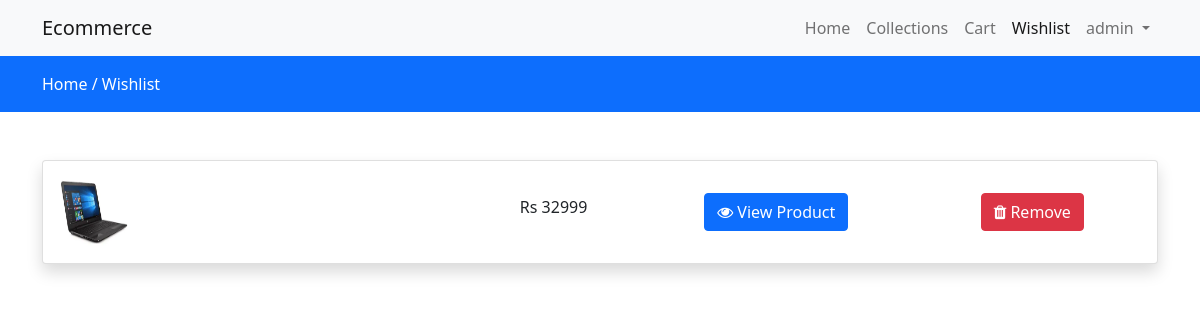
The app's page /wishlist (signed in) with its own data.
### store/models.py (models this page shows, shortened)
class Wishlist(models.Model):
    user = models.ForeignKey(User, on_delete=models.CASCADE)
    product = models.ForeignKey(Products, on_delete=models.CASCADE)
    created_at = models.DateTimeField(auto_now_add=True)

class Products(models.Model):
    category=models.ForeignKey(Category,on_delete=models.CASCADE)
    product_name=models.CharField(max_length=200,null=False,blank=False)
    slug=models.CharField(max_length=150,null=False,blank=False)
    product_image=models.ImageField(upload_to=get_file_path,null=True,blank=True)
    small_description=models.TextField(max_length=500,null=False,blank=False)
    quantity=models.IntegerField(null=False,blank=False)
    status=models.BooleanField(default=False,help_text="0=default,1=Hidden")
    original_price=models.FloatField(null=False,blank=False)
    selling_price=models.FloatField(null=False,blank=False)
    trending=models.BooleanField(default=False,help_text="0=default,1=Trending")
    tag=models.CharField(max_length=150,null=False,blank=False)
    meta_title=models.CharField(max_length=200,null=False,blank=False)
    meta_keyword=models.CharField(max_length=200,null=False,blank=False)
    meta_description=models.TextField(max_length=500,null=False,blank=False)
    created_at=models.DateTimeField(auto_now_add=True)

### store/controller/wishlist.py (the view)
# urls.py: path('wishlist', wishlist.index, name="wishlist"),
@login_required(login_url="loginpage")
def index(request):
    wishlist = Wishlist.objects.filter(user=request.user)
    context = {'wishlist':wishlist}
    return render(request, 'store/wishlist.html', context)

### store/templates/store/wishlist.html (shortened to what this page needs)
{% extends 'store/layout/main.html' %}
{% block content %}
<div class="py-3 bg-primary">
    <div class="container">
        <a class="text-white" href="{% url 'home' %}">Home /</a>
        <a class="text-white" href="{% url 'wishlist' %}">Wishlist</a>
    </div>
</div>
<div class="py-5">
    <div class="container">
        <div class="row">
            <div class="col-md-12">
                <div class="card shadow">
                    <div class="card-body wishdata">
                       {% if wishlist %}
                        {% for item in wishlist %}
                        <div class="row product_data">
                            <div class="col-md-2 my-auto">
                                <img src="{{ item.product.product_image.url }}" height="70px" width="70px" alt="Image here">
                            </div>
                            <div class="col-md-3 my-auto">
                            </div>
                            <div class="col-md-2 my-auto">
                                <h6>Rs {{ item.product.selling_price | stringformat:'d' }}</h6>
                            </div>
                            <div class="col-md-3 my-auto">
                                <a href="{% url 'productsview' item.product.category.slug item.product.slug %}" class="btn btn-primary">
                                    <i class="fa fa-eye"></i> View Product
                                </a>
                            </div>
                            <div class="col-md-2 my-auto">
                                <button class="btn btn-danger delete-wishlist-item"> <i class="fa fa-trash"></i> Remove</button>
                            </div>
                        </div>
                        {% endfor %}
                       {% else %}
                        <h4>Your wishlist is empty</h4>
                       {% endif %}
                    </div>
                </div>
            </div>
        </div>
    </div>
</div>
{% endblock content %}

### store/templates/store/inc/navbar.html (shortened to what this page needs)
<nav class="navbar navbar-expand-lg navbar-light bg-light">
  <div class="container">
    <a class="navbar-brand" href="#">Ecommerce</a>
    <div class="collapse navbar-collapse" id="navbarNav">
      <ul class="navbar-nav ms-auto">
        <li class="nav-item">
          <a class="nav-link {% if request.resolver_match.url_name == 'home' %} active {% endif %}" aria-current="page" href="{% url 'home' %}">Home</a>
        </li>
        <li class="nav-item">
          <a class="nav-link {% if request.resolver_match.url_name == 'collections' %} active {% endif %}" aria-current="page" href="{% url 'collections' %}">Collections</a>
        </li>
        <li class="nav-item">
          <a class="nav-link {% if request.resolver_match.url_name == 'cart' %} active {% endif %}" aria-current="page" href="{% url 'cart' %}">Cart</a>
        </li>
        <li class="nav-item">
          <a class="nav-link {% if request.resolver_match.url_name == 'wishlist' %} active {% endif %}" aria-current="page" href="{% url 'wishlist' %}">Wishlist</a>
        </li>
        {% if request.user.is_authenticated %}
        <li class="nav-item dropdown">
          <a class="nav-link dropdown-toggle" href="#" id="navbarDropdown" role="button" data-bs-toggle="dropdown" aria-expanded="false">
            {{ request.user }}
          </a>
        {% endif %}
        </ul>
    </div>
  </div>
</nav>

### store/templates/store/layout/main.html (style rules this page uses)
a { text-decoration : none; }

### records on screen
Wishlist: product.product_image (picture), product.selling_price "32999"

### other values on screen
{{ request.user }} "admin"
